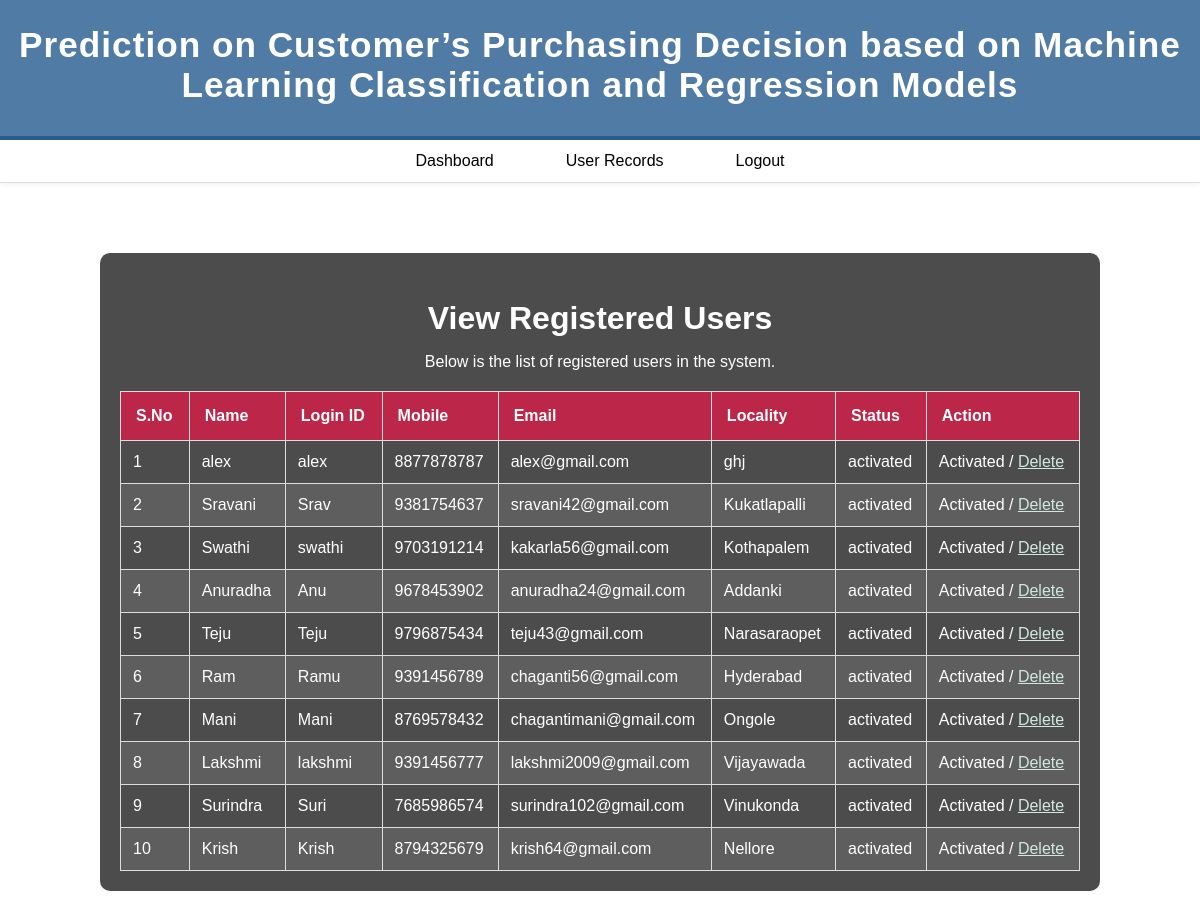
The page /userDetails on the database its author committed.
### users/models.py (models this page shows, shortened)
class UserRegistrationModel(models.Model):
    name = models.CharField(max_length=100)
    loginid = models.CharField(unique=True, max_length=100)
    password = models.CharField(max_length=100)
    mobile = models.CharField(unique=True, max_length=10)  # Adjusted max_length to 10 for mobile numbers
    email = models.EmailField(unique=True, max_length=100)  # Use EmailField for better validation
    locality = models.CharField(max_length=100)
    address = models.TextField(max_length=1000)  # Use TextField for longer addresses
    city = models.CharField(max_length=100)
    state = models.CharField(max_length=100)
    status = models.CharField(max_length=100, default='waiting')
    class Meta:
        db_table = 'user_registrations'

### admins/views.py (the view)
# urls.py: path('userDetails', admins.RegisterUsersView, name='RegisterUsersView'),
def RegisterUsersView(request):
    data = UserRegistrationModel.objects.all()
    return render(request, 'admins/viewregisterusers.html', context={'data': data})

### templates/admins/viewregisterusers.html (shortened to what this page needs)
{% extends 'admins/adminbase.html' %}
{% load static %}
{% block contents %}
<section class="content">
    <div class="container">
        <div class="we-do-details">
            <div class="section-header">
                <h2>View Registered Users</h2>
                <p>Below is the list of registered users in the system.</p>
            </div>
            <table class="table table-bordered">
                <thead>
                    <tr>
                        <th>S.No</th>
                        <th>Name</th>
                        <th>Login ID</th>
                        <th>Mobile</th>
                        <th>Email</th>
                        <th>Locality</th>
                        <th>Status</th>
                        <th>Action</th>
                    </tr>
                </thead>
                <tbody>
                    {% for i in data %}
                    <tr>
                        <td>{{ forloop.counter }}</td>
                        <td>{{ i.name }}</td>
                        <td>{{ i.loginid }}</td>
                        <td>{{ i.mobile }}</td>
                        <td>{{ i.email }}</td>
                        <td>{{ i.locality }}</td>
                        <td>{{ i.status }}</td>
                        <td>
                            {% if i.status == 'waiting' %}
                            <a class="btn-link" href="{% url 'activate_users' %}?uid={{ i.id }}">Activate</a>
                            {% else %}
                            Activated / <a class="btn-link" href="{% url 'delete_users' %}?uid={{ i.id }}">Delete</a>
                            {% endif %}
                        </td>
                    </tr>
                    {% endfor %}
                </tbody>
            </table>
        </div>
    </div>
</section>
{% endblock %}

### templates/admins/adminbase.html (shortened to what this page needs)
{% load static %}
<!DOCTYPE html>
<html lang="en">
<head>
</head>
<body>
<header>
    <h1> Prediction on Customer’s Purchasing Decision based on Machine Learning Classification and Regression
        Models </h1>
</header>
<nav>
    <ul>
        <li><a href="{% url 'adminhome' %}">Dashboard</a></li>
        <li><a href="userDetails">User Records</a></li>
        <li><a href="{% url 'index' %}">Logout</a></li>
    </ul>
</nav>
<main>
    {% block contents %}
    {% endblock %}
</main>
</body>
</html>

### rows shown on the page
UserRegistrationModel: name "alex", loginid "alex", mobile "8877878787", email "alex@gmail.com", locality "ghj", status "activated"
UserRegistrationModel: name "Sravani", loginid "Srav", mobile "9381754637", email "sravani42@gmail.com", locality "Kukatlapalli", status "activated"
UserRegistrationModel: name "Swathi", loginid "swathi", mobile "9703191214", email "kakarla56@gmail.com", locality "Kothapalem", status "activated"
UserRegistrationModel: name "Anuradha", loginid "Anu", mobile "9678453902", email "anuradha24@gmail.com", locality "Addanki", status "activated"
UserRegistrationModel: name "Teju", loginid "Teju", mobile "9796875434", email "teju43@gmail.com", locality "Narasaraopet", status "activated"
UserRegistrationModel: name "Ram", loginid "Ramu", mobile "9391456789", email "chaganti56@gmail.com", locality "Hyderabad", status "activated"
UserRegistrationModel: name "Mani", loginid "Mani", mobile "8769578432", email "chagantimani@gmail.com", locality "Ongole", status "activated"
UserRegistrationModel: name "Lakshmi", loginid "lakshmi", mobile "9391456777", email "lakshmi2009@gmail.com", locality "Vijayawada", status "activated"
UserRegistrationModel: name "Surindra", loginid "Suri", mobile "7685986574", email "surindra102@gmail.com", locality "Vinukonda", status "activated"
UserRegistrationModel: name "Krish", loginid "Krish", mobile "8794325679", email "krish64@gmail.com", locality "Nellore", status "activated"
